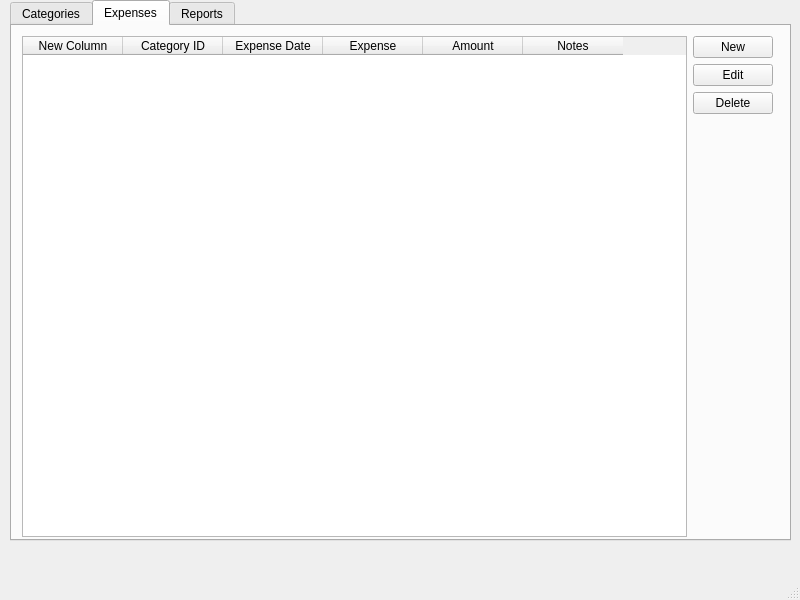
<?xml version="1.0" encoding="UTF-8"?>
<ui version="4.0">
 <class>MainWindow</class>
 <widget class="QMainWindow" name="MainWindow">
  <property name="geometry">
   <rect>
    <x>0</x>
    <y>0</y>
    <width>800</width>
    <height>600</height>
   </rect>
  </property>
  <property name="windowTitle">
   <string>MainWindow</string>
  </property>
  <widget class="QWidget" name="centralwidget">
   <widget class="QTabWidget" name="twtMain">
    <property name="geometry">
     <rect>
      <x>10</x>
      <y>0</y>
      <width>781</width>
      <height>541</height>
     </rect>
    </property>
    <property name="currentIndex">
     <number>1</number>
    </property>
    <widget class="QWidget" name="tabCategories">
     <attribute name="title">
      <string>Categories</string>
     </attribute>
     <widget class="QWidget" name="horizontalLayoutWidget">
      <property name="geometry">
       <rect>
        <x>10</x>
        <y>10</y>
        <width>751</width>
        <height>501</height>
       </rect>
      </property>
      <layout class="QHBoxLayout" name="horizontalLayout">
       <item>
        <widget class="QTableWidget" name="tblCategories">
         <column>
          <property name="text">
           <string>Category ID</string>
          </property>
         </column>
         <column>
          <property name="text">
           <string>Category</string>
          </property>
         </column>
        </widget>
       </item>
       <item>
        <layout class="QVBoxLayout" name="verticalLayout_4">
         <item>
          <widget class="QPushButton" name="btnNewCategories">
           <property name="text">
            <string>New</string>
           </property>
          </widget>
         </item>
         <item>
          <widget class="QPushButton" name="btnEditCategories">
           <property name="text">
            <string>Edit</string>
           </property>
          </widget>
         </item>
         <item>
          <widget class="QPushButton" name="btnDeleteCategories">
           <property name="text">
            <string>Delete</string>
           </property>
          </widget>
         </item>
         <item>
          <spacer name="verticalSpacer">
           <property name="orientation">
            <enum>Qt::Vertical</enum>
           </property>
           <property name="sizeHint" stdset="0">
            <size>
             <width>20</width>
             <height>40</height>
            </size>
           </property>
          </spacer>
         </item>
        </layout>
       </item>
      </layout>
     </widget>
    </widget>
    <widget class="QWidget" name="tabExpenses">
     <attribute name="title">
      <string>Expenses</string>
     </attribute>
     <widget class="QWidget" name="horizontalLayoutWidget_2">
      <property name="geometry">
       <rect>
        <x>10</x>
        <y>10</y>
        <width>751</width>
        <height>501</height>
       </rect>
      </property>
      <layout class="QHBoxLayout" name="horizontalLayout_2">
       <item>
        <widget class="QTableWidget" name="tblExpenses">
         <column>
          <property name="text">
           <string>New Column</string>
          </property>
         </column>
         <column>
          <property name="text">
           <string>Category ID</string>
          </property>
         </column>
         <column>
          <property name="text">
           <string>Expense Date</string>
          </property>
         </column>
         <column>
          <property name="text">
           <string>Expense</string>
          </property>
         </column>
         <column>
          <property name="text">
           <string>Amount</string>
          </property>
         </column>
         <column>
          <property name="text">
           <string>Notes</string>
          </property>
         </column>
        </widget>
       </item>
       <item>
        <layout class="QVBoxLayout" name="verticalLayout_5">
         <item>
          <widget class="QPushButton" name="btnNewExpenses">
           <property name="text">
            <string>New</string>
           </property>
          </widget>
         </item>
         <item>
          <widget class="QPushButton" name="btnEditExpenses">
           <property name="text">
            <string>Edit</string>
           </property>
          </widget>
         </item>
         <item>
          <widget class="QPushButton" name="BtnDeleteExpenses">
           <property name="text">
            <string>Delete</string>
           </property>
          </widget>
         </item>
         <item>
          <spacer name="verticalSpacer_2">
           <property name="orientation">
            <enum>Qt::Vertical</enum>
           </property>
           <property name="sizeHint" stdset="0">
            <size>
             <width>20</width>
             <height>40</height>
            </size>
           </property>
          </spacer>
         </item>
        </layout>
       </item>
      </layout>
     </widget>
    </widget>
    <widget class="QWidget" name="tabReports">
     <attribute name="title">
      <string>Reports</string>
     </attribute>
    </widget>
   </widget>
  </widget>
  <widget class="QMenuBar" name="menubar">
   <property name="geometry">
    <rect>
     <x>0</x>
     <y>0</y>
     <width>800</width>
     <height>22</height>
    </rect>
   </property>
  </widget>
  <widget class="QStatusBar" name="statusbar"/>
 </widget>
 <resources/>
 <connections/>
</ui>
